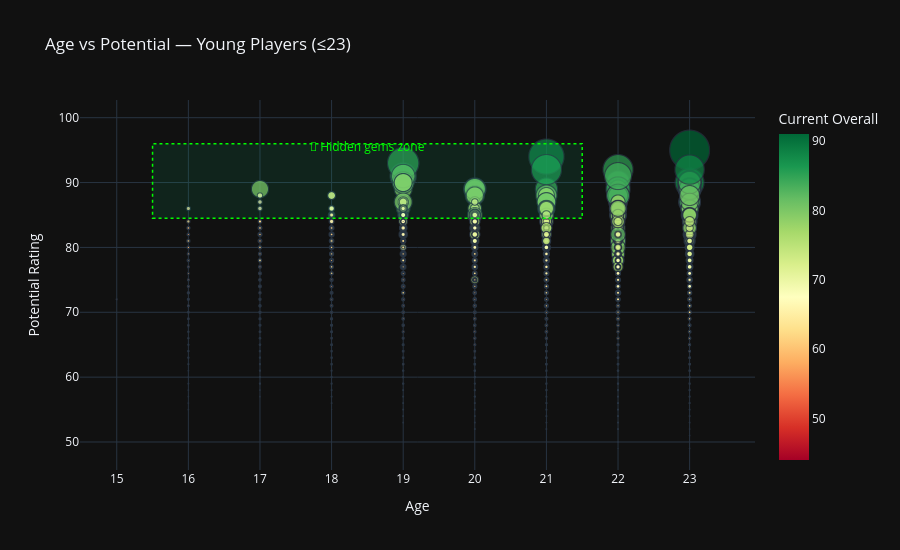

Source (notebook cell):
### Code cell
# Scatter: age vs potential, bubble size = value (Young undervalued gems)
young = df[df['Age'] <= 23].copy()

fig = px.scatter(
    young,
    x='Age',
    y='Potential',
    size='value_numeric',
    color='Overall',
    hover_data=['Name', 'Club', 'Nationality', 'Position'],
    color_continuous_scale='RdYlGn',
    size_max=40,
    title='Age vs Potential — Young Players (≤23)',
    labels={'Age': 'Age', 'Potential': 'Potential Rating', 'Overall': 'Current Overall', 'value_numeric': 'Market Value'},
    template='plotly_dark'
)

# Highlight the sweet spot: age ≤ 21, potential ≥ 85
fig.add_shape(type='rect', x0=15.5, x1=21.5, y0=84.5, y1=96,
              fillcolor='rgba(0,255,150,0.08)',
              line=dict(color='lime', width=1.5, dash='dot'))
fig.add_annotation(x=18.5, y=95.5, text="🎯 Hidden gems zone",
                   showarrow=False, font=dict(color='lime', size=12))

fig.update_layout(height=550)
fig.show()

# Print the actual gems: young, high potential, not yet superstars
gems = df[
    (df['Age'] <= 21) &
    (df['Potential'] >= 85) &
    (df['Overall'] < 80)
].sort_values('Potential', ascending=False)

print('\n=== TOP YOUNG GEMS (Age ≤21, Potential ≥85, Overall <80) ===')
print(gems[['Name', 'Age', 'Overall', 'Potential', 'value_numeric', 'Club', 'Position']]
      .head(15).to_string(index=False))

### Figure 1 — Plotly figure (JSON) as saved in the notebook; plotly's stock layout.template omitted (floating-point values rounded to 4 significant figures; data arrays with more than 128 entries replaced by an {"elided": "..."} marker saying what was removed)
{"data": [{"customdata": {"elided": "10978x4 str values"}, "hovertemplate": "Age=%{x}<br>Potential Rating=%{y}<br>Market Value=%{marker.size}<br>Name=%{customdata[0]}<br>Club=%{customdata[1]}<br>Nationality=%{customdata[2]}<br>Position=%{customdata[3]}<br>Current Overall=%{marker.color}<extra></extra>", "legendgroup": "", "marker": {"color": {"elided": "10978 int values"}, "coloraxis": "coloraxis", "size": {"elided": "10978 float values"}, "sizemode": "area", "sizeref": 119100.0, "symbol": "circle"}, "mode": "markers", "name": "", "showlegend": false, "type": "scattergl", "x": {"elided": "10978 int values"}, "xaxis": "x", "y": {"elided": "10978 int values"}, "yaxis": "y"}], "layout": {"annotations": [{"font": {"color": "lime", "size": 12}, "showarrow": false, "text": "🎯 Hidden gems zone", "x": 18.5, "y": 95.5}], "coloraxis": {"colorbar": {"title": {"text": "Current Overall"}}, "colorscale": [[0.0, "rgb(165,0,38)"], [0.1, "rgb(215,48,39)"], [0.2, "rgb(244,109,67)"], [0.3, "rgb(253,174,97)"], [0.4, "rgb(254,224,139)"], [0.5, "rgb(255,255,191)"], [0.6, "rgb(217,239,139)"], [0.7, "rgb(166,217,106)"], [0.8, "rgb(102,189,99)"], [0.9, "rgb(26,152,80)"], [1.0, "rgb(0,104,55)"]]}, "height": 550, "legend": {"itemsizing": "constant", "tracegroupgap": 0}, "shapes": [{"fillcolor": "rgba(0,255,150,0.08)", "line": {"color": "lime", "dash": "dot", "width": 1.5}, "type": "rect", "x0": 15.5, "x1": 21.5, "y0": 84.5, "y1": 96}], "title": {"text": "Age vs Potential — Young Players (≤23)"}, "xaxis": {"anchor": "y", "domain": [0.0, 1.0], "title": {"text": "Age"}}, "yaxis": {"anchor": "x", "domain": [0.0, 1.0], "title": {"text": "Potential Rating"}}}}
